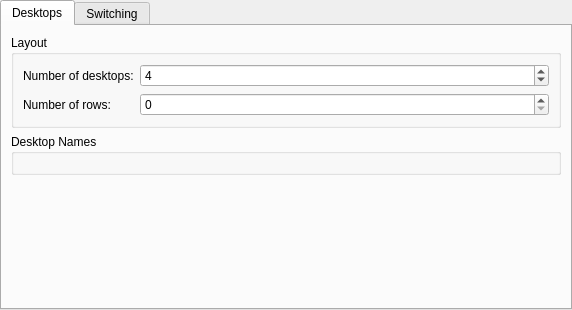
<?xml version="1.0" encoding="UTF-8"?>
<ui version="4.0">
 <class>KWinDesktopConfigForm</class>
 <widget class="QWidget" name="KWinDesktopConfigForm">
  <property name="geometry">
   <rect>
    <x>0</x>
    <y>0</y>
    <width>572</width>
    <height>310</height>
   </rect>
  </property>
  <layout class="QHBoxLayout" name="horizontalLayout">
   <property name="margin">
    <number>0</number>
   </property>
   <item>
    <widget class="QTabWidget" name="tabWidget">
     <property name="currentIndex">
      <number>0</number>
     </property>
     <widget class="QWidget" name="desktop">
      <attribute name="title">
       <string>Desktops</string>
      </attribute>
      <layout class="QVBoxLayout" name="verticalLayout">
       <item>
        <widget class="QGroupBox" name="groupBox_2">
         <property name="title">
          <string>Layout</string>
         </property>
         <layout class="QFormLayout" name="formLayout_2">
          <property name="fieldGrowthPolicy">
           <enum>QFormLayout::AllNonFixedFieldsGrow</enum>
          </property>
          <item row="0" column="0">
           <widget class="QLabel" name="numberLabel">
            <property name="whatsThis">
             <string>Here you can set how many virtual desktops you want on your KDE desktop.</string>
            </property>
            <property name="text">
             <string>Number of desktops:</string>
            </property>
            <property name="buddy">
             <cstring>numberSpinBox</cstring>
            </property>
           </widget>
          </item>
          <item row="0" column="1">
           <widget class="KIntSpinBox" name="numberSpinBox">
            <property name="whatsThis">
             <string>Here you can set how many virtual desktops you want on your KDE desktop.</string>
            </property>
            <property name="minimum">
             <number>1</number>
            </property>
            <property name="maximum">
             <number>20</number>
            </property>
            <property name="value">
             <number>4</number>
            </property>
           </widget>
          </item>
          <item row="1" column="0">
           <widget class="QLabel" name="label">
            <property name="enabled">
             <bool>true</bool>
            </property>
            <property name="text">
             <string>Number of rows:</string>
            </property>
            <property name="buddy">
             <cstring>rowsSpinBox</cstring>
            </property>
           </widget>
          </item>
          <item row="1" column="1">
           <widget class="KIntSpinBox" name="rowsSpinBox">
            <property name="enabled">
             <bool>true</bool>
            </property>
           </widget>
          </item>
         </layout>
        </widget>
       </item>
       <item>
        <widget class="QGroupBox" name="nameGroup">
         <property name="title">
          <string>Desktop Names</string>
         </property>
         <layout class="QVBoxLayout" name="verticalLayout_2">
          <item>
           <widget class="KWin::DesktopNamesWidget" name="desktopNames" native="true"/>
          </item>
         </layout>
        </widget>
       </item>
       <item>
        <spacer name="verticalSpacer">
         <property name="orientation">
          <enum>Qt::Vertical</enum>
         </property>
         <property name="sizeHint" stdset="0">
          <size>
           <width>20</width>
           <height>40</height>
          </size>
         </property>
        </spacer>
       </item>
       <item>
        <widget class="QLabel" name="messageLabel">
         <property name="text">
          <string/>
         </property>
        </widget>
       </item>
      </layout>
     </widget>
     <widget class="QWidget" name="switching">
      <attribute name="title">
       <string>Switching</string>
      </attribute>
      <layout class="QVBoxLayout" name="verticalLayout_4">
       <item>
        <widget class="QCheckBox" name="wrapAroundBox">
         <property name="whatsThis">
          <string>Enable this option if you want keyboard or active desktop border navigation beyond the edge of a desktop to take you to the opposite edge of the new desktop.</string>
         </property>
         <property name="text">
          <string>Desktop navigation wraps around</string>
         </property>
        </widget>
       </item>
       <item>
        <widget class="QGroupBox" name="groupBox_3">
         <property name="title">
          <string>Desktop Effect Animation</string>
         </property>
         <layout class="QFormLayout" name="formLayout_3">
          <property name="fieldGrowthPolicy">
           <enum>QFormLayout::ExpandingFieldsGrow</enum>
          </property>
          <item row="0" column="0">
           <widget class="QLabel" name="label_2">
            <property name="text">
             <string>Animation:</string>
            </property>
            <property name="buddy">
             <cstring>effectComboBox</cstring>
            </property>
           </widget>
          </item>
          <item row="0" column="1">
           <layout class="QHBoxLayout" name="horizontalLayout_2">
            <item>
             <widget class="KComboBox" name="effectComboBox">
              <property name="sizePolicy">
               <sizepolicy hsizetype="MinimumExpanding" vsizetype="Fixed">
                <horstretch>0</horstretch>
                <verstretch>0</verstretch>
               </sizepolicy>
              </property>
             </widget>
            </item>
            <item>
             <widget class="KPushButton" name="effectConfigButton">
              <property name="sizePolicy">
               <sizepolicy hsizetype="Minimum" vsizetype="Fixed">
                <horstretch>0</horstretch>
                <verstretch>0</verstretch>
               </sizepolicy>
              </property>
             </widget>
            </item>
            <item>
             <widget class="KPushButton" name="effectInfoButton"/>
            </item>
           </layout>
          </item>
         </layout>
        </widget>
       </item>
       <item>
        <widget class="QGroupBox" name="popupInfoCheckBox">
         <property name="title">
          <string>Desktop Switch On-Screen Display</string>
         </property>
         <property name="checkable">
          <bool>true</bool>
         </property>
         <property name="checked">
          <bool>false</bool>
         </property>
         <layout class="QFormLayout" name="formLayout">
          <property name="fieldGrowthPolicy">
           <enum>QFormLayout::AllNonFixedFieldsGrow</enum>
          </property>
          <item row="0" column="0">
           <widget class="QLabel" name="hideLabel">
            <property name="text">
             <string>Duration:</string>
            </property>
            <property name="buddy">
             <cstring>popupHideSpinBox</cstring>
            </property>
           </widget>
          </item>
          <item row="0" column="1">
           <widget class="KIntSpinBox" name="popupHideSpinBox">
            <property name="suffix">
             <string> msec</string>
            </property>
            <property name="maximum">
             <number>5000</number>
            </property>
            <property name="singleStep">
             <number>50</number>
            </property>
           </widget>
          </item>
          <item row="1" column="0" colspan="2">
           <widget class="QCheckBox" name="desktopLayoutIndicatorCheckBox">
            <property name="toolTip">
             <string>Enabling this option will show a small preview of the desktop layout indicating the selected desktop.</string>
            </property>
            <property name="text">
             <string>Show desktop layout indicators</string>
            </property>
           </widget>
          </item>
         </layout>
        </widget>
       </item>
       <item>
        <widget class="QGroupBox" name="shortcutsGroupBox">
         <property name="title">
          <string>Shortcuts</string>
         </property>
         <layout class="QVBoxLayout" name="verticalLayout_3">
          <item>
           <widget class="QFrame" name="editorFrame">
            <property name="frameShape">
             <enum>QFrame::NoFrame</enum>
            </property>
            <property name="frameShadow">
             <enum>QFrame::Plain</enum>
            </property>
            <property name="lineWidth">
             <number>0</number>
            </property>
           </widget>
          </item>
          <item>
           <widget class="QCheckBox" name="allShortcutsCheckBox">
            <property name="text">
             <string>Show shortcuts for all possible desktops</string>
            </property>
           </widget>
          </item>
         </layout>
        </widget>
       </item>
      </layout>
     </widget>
    </widget>
   </item>
  </layout>
 </widget>
 <customwidgets>
  <customwidget>
   <class>KIntSpinBox</class>
   <extends>QSpinBox</extends>
   <header>knuminput.h</header>
  </customwidget>
  <customwidget>
   <class>KPushButton</class>
   <extends>QPushButton</extends>
   <header>kpushbutton.h</header>
  </customwidget>
  <customwidget>
   <class>KComboBox</class>
   <extends>QComboBox</extends>
   <header>kcombobox.h</header>
  </customwidget>
  <customwidget>
   <class>KWin::DesktopNamesWidget</class>
   <extends>QWidget</extends>
   <header>desktopnameswidget.h</header>
   <container>1</container>
   <slots>
    <slot>numberChanged(int)</slot>
   </slots>
  </customwidget>
 </customwidgets>
 <connections>
  <connection>
   <sender>numberSpinBox</sender>
   <signal>valueChanged(int)</signal>
   <receiver>desktopNames</receiver>
   <slot>numberChanged(int)</slot>
   <hints>
    <hint type="sourcelabel">
     <x>327</x>
     <y>144</y>
    </hint>
    <hint type="destinationlabel">
     <x>326</x>
     <y>209</y>
    </hint>
   </hints>
  </connection>
 </connections>
</ui>
